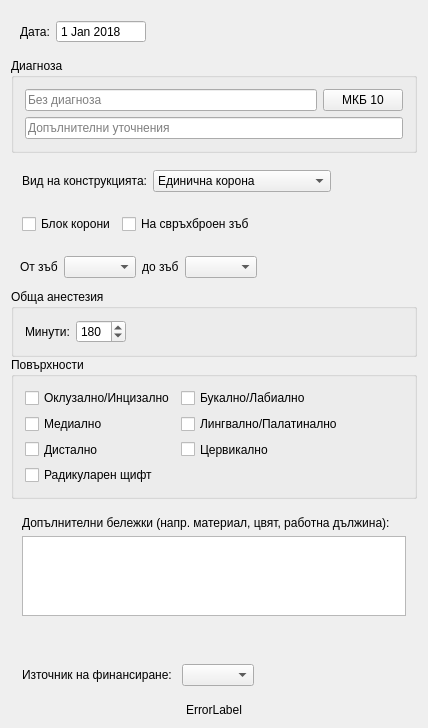
<?xml version="1.0" encoding="UTF-8"?>
<ui version="4.0">
 <class>ProcedureInput</class>
 <widget class="QWidget" name="ProcedureInput">
  <property name="geometry">
   <rect>
    <x>0</x>
    <y>0</y>
    <width>428</width>
    <height>728</height>
   </rect>
  </property>
  <property name="sizePolicy">
   <sizepolicy hsizetype="Preferred" vsizetype="Preferred">
    <horstretch>0</horstretch>
    <verstretch>0</verstretch>
   </sizepolicy>
  </property>
  <property name="minimumSize">
   <size>
    <width>0</width>
    <height>0</height>
   </size>
  </property>
  <property name="windowTitle">
   <string>ProcedureInput</string>
  </property>
  <layout class="QVBoxLayout" name="verticalLayout">
   <item>
    <widget class="QFrame" name="dateFrame">
     <layout class="QHBoxLayout" name="horizontalLayout">
      <property name="leftMargin">
       <number>9</number>
      </property>
      <property name="topMargin">
       <number>9</number>
      </property>
      <property name="rightMargin">
       <number>9</number>
      </property>
      <property name="bottomMargin">
       <number>9</number>
      </property>
      <item>
       <widget class="QLabel" name="dateLabel">
        <property name="text">
         <string>Дата:</string>
        </property>
       </widget>
      </item>
      <item>
       <widget class="DateEdit" name="dateEdit">
        <property name="sizePolicy">
         <sizepolicy hsizetype="Preferred" vsizetype="Preferred">
          <horstretch>0</horstretch>
          <verstretch>0</verstretch>
         </sizepolicy>
        </property>
        <property name="minimumSize">
         <size>
          <width>90</width>
          <height>0</height>
         </size>
        </property>
        <property name="wrapping">
         <bool>false</bool>
        </property>
        <property name="frame">
         <bool>true</bool>
        </property>
        <property name="buttonSymbols">
         <enum>QAbstractSpinBox::ButtonSymbols::NoButtons</enum>
        </property>
        <property name="minimumDate">
         <date>
          <year>2018</year>
          <month>1</month>
          <day>1</day>
         </date>
        </property>
        <property name="currentSectionIndex">
         <number>0</number>
        </property>
       </widget>
      </item>
      <item>
       <spacer name="horizontalSpacer_6">
        <property name="orientation">
         <enum>Qt::Orientation::Horizontal</enum>
        </property>
        <property name="sizeHint" stdset="0">
         <size>
          <width>0</width>
          <height>20</height>
         </size>
        </property>
       </spacer>
      </item>
     </layout>
    </widget>
   </item>
   <item>
    <widget class="QGroupBox" name="diagnosisGroup">
     <property name="minimumSize">
      <size>
       <width>0</width>
       <height>0</height>
      </size>
     </property>
     <property name="title">
      <string>Диагноза</string>
     </property>
     <layout class="QVBoxLayout" name="verticalLayout_6">
      <item>
       <layout class="QHBoxLayout" name="horizontalLayout_8">
        <property name="bottomMargin">
         <number>0</number>
        </property>
        <item>
         <widget class="AutoCompleteLineEdit" name="icdEdit">
          <property name="text">
           <string/>
          </property>
          <property name="placeholderText">
           <string>Без диагноза</string>
          </property>
         </widget>
        </item>
        <item>
         <widget class="QPushButton" name="icdButton">
          <property name="text">
           <string>МКБ 10</string>
          </property>
         </widget>
        </item>
       </layout>
      </item>
      <item>
       <widget class="AutoCompleteLineEdit" name="diagDescrEdit">
        <property name="text">
         <string/>
        </property>
        <property name="maxLength">
         <number>1000</number>
        </property>
        <property name="placeholderText">
         <string>Допълнителни уточнения</string>
        </property>
       </widget>
      </item>
     </layout>
    </widget>
   </item>
   <item>
    <widget class="QFrame" name="paramFrame">
     <property name="minimumSize">
      <size>
       <width>0</width>
       <height>250</height>
      </size>
     </property>
     <property name="frameShape">
      <enum>QFrame::Shape::NoFrame</enum>
     </property>
     <property name="frameShadow">
      <enum>QFrame::Shadow::Raised</enum>
     </property>
     <layout class="QVBoxLayout" name="verticalLayout_4">
      <property name="spacing">
       <number>0</number>
      </property>
      <property name="leftMargin">
       <number>0</number>
      </property>
      <property name="topMargin">
       <number>0</number>
      </property>
      <property name="rightMargin">
       <number>0</number>
      </property>
      <property name="bottomMargin">
       <number>0</number>
      </property>
      <item>
       <widget class="QFrame" name="constructionTypeGroup">
        <property name="minimumSize">
         <size>
          <width>0</width>
          <height>0</height>
         </size>
        </property>
        <property name="frameShape">
         <enum>QFrame::Shape::NoFrame</enum>
        </property>
        <property name="frameShadow">
         <enum>QFrame::Shadow::Raised</enum>
        </property>
        <layout class="QHBoxLayout" name="horizontalLayout_6">
         <item>
          <widget class="QLabel" name="label_2">
           <property name="text">
            <string>Вид на конструкцията:</string>
           </property>
          </widget>
         </item>
         <item>
          <widget class="QComboBox" name="constructionTypeCombo">
           <property name="sizeAdjustPolicy">
            <enum>QComboBox::SizeAdjustPolicy::AdjustToContents</enum>
           </property>
           <item>
            <property name="text">
             <string>Единична корона</string>
            </property>
           </item>
           <item>
            <property name="text">
             <string>Многочленна конструкция</string>
            </property>
           </item>
           <item>
            <property name="text">
             <string>Фасета</string>
            </property>
           </item>
          </widget>
         </item>
         <item>
          <spacer name="horizontalSpacer_7">
           <property name="orientation">
            <enum>Qt::Orientation::Horizontal</enum>
           </property>
           <property name="sizeHint" stdset="0">
            <size>
             <width>189</width>
             <height>20</height>
            </size>
           </property>
          </spacer>
         </item>
        </layout>
       </widget>
      </item>
      <item>
       <widget class="QFrame" name="toothFrame">
        <property name="frameShape">
         <enum>QFrame::Shape::NoFrame</enum>
        </property>
        <property name="frameShadow">
         <enum>QFrame::Shadow::Raised</enum>
        </property>
        <layout class="QHBoxLayout" name="horizontalLayout_3">
         <item>
          <widget class="QCheckBox" name="rangeCheck">
           <property name="text">
            <string>Блок корони</string>
           </property>
          </widget>
         </item>
         <item>
          <widget class="QCheckBox" name="hyperdonticCheckBox">
           <property name="text">
            <string>На свръхброен зъб</string>
           </property>
          </widget>
         </item>
         <item>
          <spacer name="horizontalSpacer_3">
           <property name="orientation">
            <enum>Qt::Orientation::Horizontal</enum>
           </property>
           <property name="sizeHint" stdset="0">
            <size>
             <width>0</width>
             <height>0</height>
            </size>
           </property>
          </spacer>
         </item>
        </layout>
       </widget>
      </item>
      <item>
       <widget class="QFrame" name="rangeGroup">
        <layout class="QHBoxLayout" name="horizontalLayout_2">
         <property name="leftMargin">
          <number>9</number>
         </property>
         <item>
          <widget class="QLabel" name="label_4">
           <property name="text">
            <string>От зъб</string>
           </property>
          </widget>
         </item>
         <item>
          <widget class="QComboBox" name="beginCombo">
           <property name="sizePolicy">
            <sizepolicy hsizetype="Preferred" vsizetype="Fixed">
             <horstretch>0</horstretch>
             <verstretch>0</verstretch>
            </sizepolicy>
           </property>
           <property name="minimumSize">
            <size>
             <width>66</width>
             <height>0</height>
            </size>
           </property>
          </widget>
         </item>
         <item>
          <widget class="QLabel" name="label_3">
           <property name="text">
            <string>до зъб</string>
           </property>
          </widget>
         </item>
         <item>
          <widget class="QComboBox" name="endCombo">
           <property name="sizePolicy">
            <sizepolicy hsizetype="Preferred" vsizetype="Fixed">
             <horstretch>0</horstretch>
             <verstretch>0</verstretch>
            </sizepolicy>
           </property>
           <property name="minimumSize">
            <size>
             <width>66</width>
             <height>0</height>
            </size>
           </property>
           <property name="editable">
            <bool>false</bool>
           </property>
          </widget>
         </item>
         <item>
          <spacer name="horizontalSpacer_2">
           <property name="orientation">
            <enum>Qt::Orientation::Horizontal</enum>
           </property>
           <property name="sizeHint" stdset="0">
            <size>
             <width>0</width>
             <height>0</height>
            </size>
           </property>
          </spacer>
         </item>
        </layout>
       </widget>
      </item>
      <item>
       <widget class="QGroupBox" name="anesthesiaGroup">
        <property name="title">
         <string>Обща анестезия</string>
        </property>
        <layout class="QHBoxLayout" name="horizontalLayout_5">
         <item>
          <widget class="QLabel" name="label">
           <property name="text">
            <string>Минути:</string>
           </property>
          </widget>
         </item>
         <item>
          <widget class="QSpinBox" name="anesthesiaSpin">
           <property name="sizePolicy">
            <sizepolicy hsizetype="Minimum" vsizetype="Fixed">
             <horstretch>0</horstretch>
             <verstretch>0</verstretch>
            </sizepolicy>
           </property>
           <property name="minimumSize">
            <size>
             <width>50</width>
             <height>0</height>
            </size>
           </property>
           <property name="minimum">
            <number>1</number>
           </property>
           <property name="maximum">
            <number>360</number>
           </property>
           <property name="value">
            <number>180</number>
           </property>
          </widget>
         </item>
         <item>
          <spacer name="horizontalSpacer">
           <property name="orientation">
            <enum>Qt::Orientation::Horizontal</enum>
           </property>
           <property name="sizeHint" stdset="0">
            <size>
             <width>0</width>
             <height>0</height>
            </size>
           </property>
          </spacer>
         </item>
        </layout>
       </widget>
      </item>
      <item>
       <widget class="QGroupBox" name="surfaceGroup">
        <property name="title">
         <string>Повърхности</string>
        </property>
        <layout class="QVBoxLayout" name="verticalLayout_3">
         <item>
          <layout class="QHBoxLayout" name="horizontalLayout_4">
           <item>
            <layout class="QVBoxLayout" name="verticalLayout_2">
             <item>
              <widget class="QCheckBox" name="o_check">
               <property name="text">
                <string>Оклузално/Инцизално</string>
               </property>
              </widget>
             </item>
             <item>
              <widget class="QCheckBox" name="m_check">
               <property name="text">
                <string>Медиално</string>
               </property>
              </widget>
             </item>
             <item>
              <widget class="QCheckBox" name="d_check">
               <property name="text">
                <string>Дистално</string>
               </property>
              </widget>
             </item>
            </layout>
           </item>
           <item>
            <layout class="QVBoxLayout" name="verticalLayout_8">
             <item>
              <widget class="QCheckBox" name="b_check">
               <property name="text">
                <string>Букално/Лабиално</string>
               </property>
              </widget>
             </item>
             <item>
              <widget class="QCheckBox" name="l_check">
               <property name="text">
                <string>Лингвално/Палатинално</string>
               </property>
              </widget>
             </item>
             <item>
              <widget class="QCheckBox" name="c_check">
               <property name="text">
                <string>Цервикално</string>
               </property>
              </widget>
             </item>
            </layout>
           </item>
           <item>
            <spacer name="horizontalSpacer_4">
             <property name="orientation">
              <enum>Qt::Orientation::Horizontal</enum>
             </property>
             <property name="sizeHint" stdset="0">
              <size>
               <width>40</width>
               <height>20</height>
              </size>
             </property>
            </spacer>
           </item>
          </layout>
         </item>
         <item>
          <widget class="QCheckBox" name="postCheck">
           <property name="text">
            <string>Радикуларен щифт</string>
           </property>
          </widget>
         </item>
        </layout>
       </widget>
      </item>
      <item>
       <spacer name="verticalSpacer_3">
        <property name="orientation">
         <enum>Qt::Orientation::Vertical</enum>
        </property>
        <property name="sizeHint" stdset="0">
         <size>
          <width>20</width>
          <height>40</height>
         </size>
        </property>
       </spacer>
      </item>
     </layout>
    </widget>
   </item>
   <item>
    <widget class="QFrame" name="notesGroup">
     <layout class="QVBoxLayout" name="verticalLayout_5">
      <item>
       <widget class="QLabel" name="label_6">
        <property name="text">
         <string>Допълнителни бележки (напр. материал, цвят, работна дължина):</string>
        </property>
       </widget>
      </item>
      <item>
       <widget class="TextEdit" name="notesEdit">
        <property name="sizePolicy">
         <sizepolicy hsizetype="Expanding" vsizetype="Preferred">
          <horstretch>0</horstretch>
          <verstretch>0</verstretch>
         </sizepolicy>
        </property>
        <property name="maximumSize">
         <size>
          <width>16777215</width>
          <height>121</height>
         </size>
        </property>
        <property name="placeholderText">
         <string/>
        </property>
       </widget>
      </item>
     </layout>
    </widget>
   </item>
   <item>
    <widget class="QLabel" name="notesLabel">
     <property name="sizePolicy">
      <sizepolicy hsizetype="Preferred" vsizetype="Preferred">
       <horstretch>0</horstretch>
       <verstretch>0</verstretch>
      </sizepolicy>
     </property>
     <property name="text">
      <string/>
     </property>
     <property name="wordWrap">
      <bool>true</bool>
     </property>
    </widget>
   </item>
   <item>
    <widget class="QFrame" name="financingGroup">
     <layout class="QHBoxLayout" name="horizontalLayout_7">
      <item>
       <widget class="QLabel" name="label_5">
        <property name="text">
         <string>Източник на финансиране: </string>
        </property>
       </widget>
      </item>
      <item>
       <widget class="QComboBox" name="financingCombo">
        <property name="sizePolicy">
         <sizepolicy hsizetype="Preferred" vsizetype="Fixed">
          <horstretch>0</horstretch>
          <verstretch>0</verstretch>
         </sizepolicy>
        </property>
        <property name="sizeAdjustPolicy">
         <enum>QComboBox::SizeAdjustPolicy::AdjustToContents</enum>
        </property>
       </widget>
      </item>
      <item>
       <spacer name="horizontalSpacer_5">
        <property name="orientation">
         <enum>Qt::Orientation::Horizontal</enum>
        </property>
        <property name="sizeHint" stdset="0">
         <size>
          <width>40</width>
          <height>20</height>
         </size>
        </property>
       </spacer>
      </item>
     </layout>
    </widget>
   </item>
   <item>
    <spacer name="verticalSpacer">
     <property name="orientation">
      <enum>Qt::Orientation::Vertical</enum>
     </property>
     <property name="sizeHint" stdset="0">
      <size>
       <width>20</width>
       <height>40</height>
      </size>
     </property>
    </spacer>
   </item>
   <item>
    <widget class="QLabel" name="errorLabel">
     <property name="sizePolicy">
      <sizepolicy hsizetype="Preferred" vsizetype="Preferred">
       <horstretch>0</horstretch>
       <verstretch>0</verstretch>
      </sizepolicy>
     </property>
     <property name="styleSheet">
      <string notr="true"/>
     </property>
     <property name="text">
      <string>ErrorLabel</string>
     </property>
     <property name="alignment">
      <set>Qt::AlignmentFlag::AlignCenter</set>
     </property>
    </widget>
   </item>
   <item>
    <spacer name="verticalSpacer_2">
     <property name="orientation">
      <enum>Qt::Orientation::Vertical</enum>
     </property>
     <property name="sizeHint" stdset="0">
      <size>
       <width>20</width>
       <height>40</height>
      </size>
     </property>
    </spacer>
   </item>
  </layout>
 </widget>
 <layoutdefault spacing="6" margin="11"/>
 <customwidgets>
  <customwidget>
   <class>DateEdit</class>
   <extends>QDateEdit</extends>
   <header>View/uiComponents/DateEdit.h</header>
  </customwidget>
  <customwidget>
   <class>TextEdit</class>
   <extends>QPlainTextEdit</extends>
   <header>View/uiComponents/TextEdit.h</header>
  </customwidget>
  <customwidget>
   <class>AutoCompleteLineEdit</class>
   <extends>QLineEdit</extends>
   <header>View/uiComponents/AutoCompleteLineEdit.h</header>
  </customwidget>
 </customwidgets>
 <resources/>
 <connections/>
</ui>
